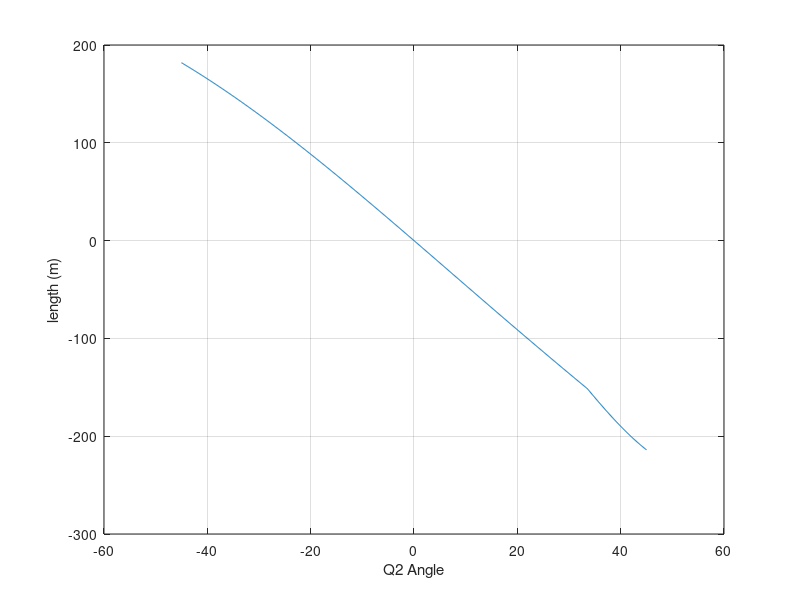

The MATLAB source for this figure:
%% Graphing spring equations
% by erick nunez

%% clear
clear; clc; close all;

%% Known Variables
Ks = 8231; % N/m
Xo = 0.127; % m (5")
Xi = 0.16002; % m (6.3")
q2 = -45:0.1:45; % range of q2 in degs
sideA = 0.066; % m
sideB = 0.0365; % m

%% Calculated Variables
alpha = 90 - q2;
L = sqrt(sideA^2 + sideB^2 - 2 * sideA * sideB * cosd(alpha));
Li = sqrt(sideA^2 + sideB^2);
beta = asind((sideA./L) .* sind(alpha));
betaI = asind((sideA./Li) * sind(90));
Fz = (Ks * (L-Li + Xi-Xo) .* sind(beta - q2)) - (Ks *  (Xi-Xo) * sind(betaI)); 

%% plot
plot(q2,Fz); grid on;
xlabel('Q2 Angle');
ylabel('length (m)');
